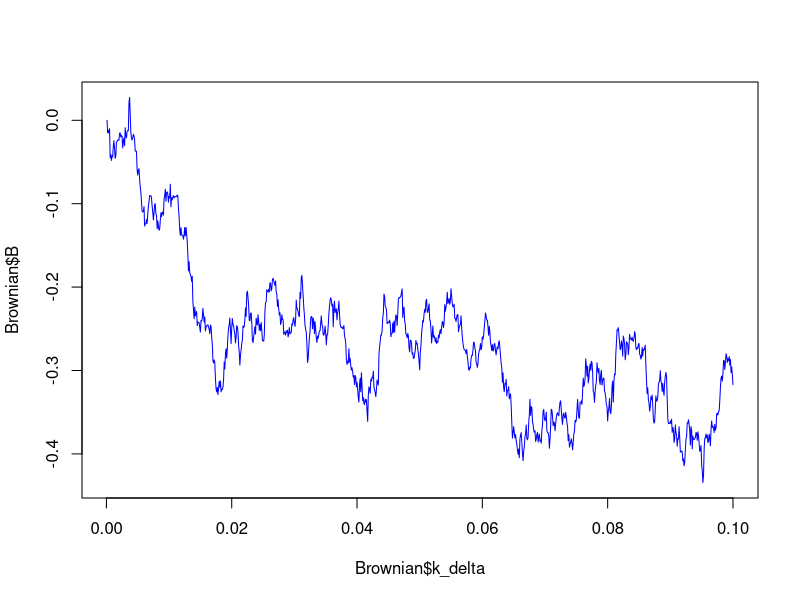
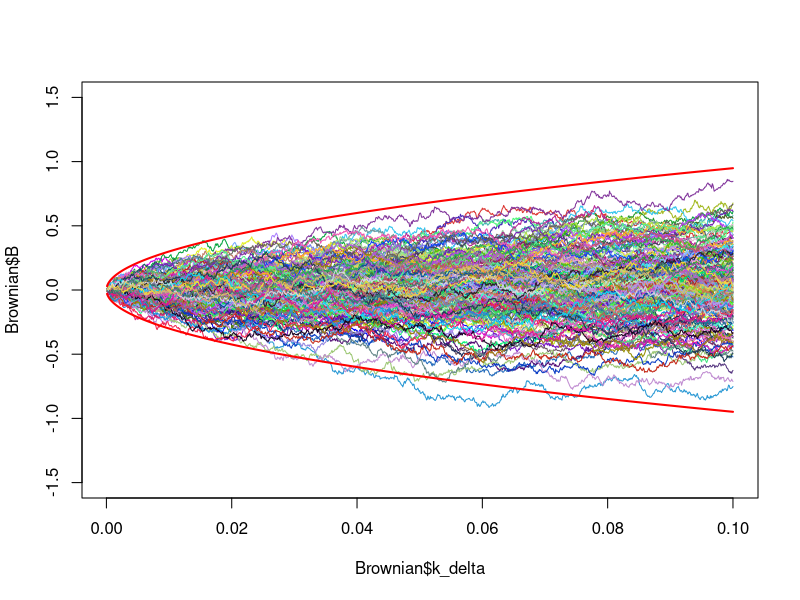
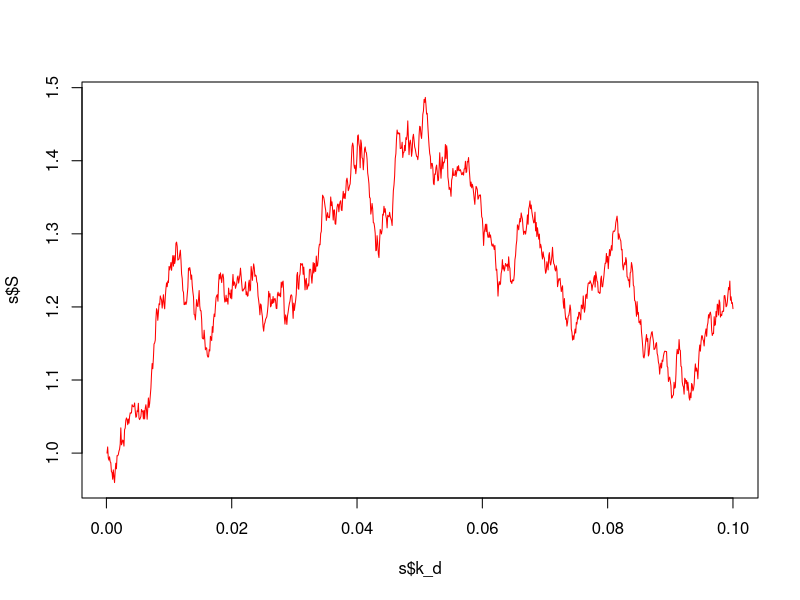
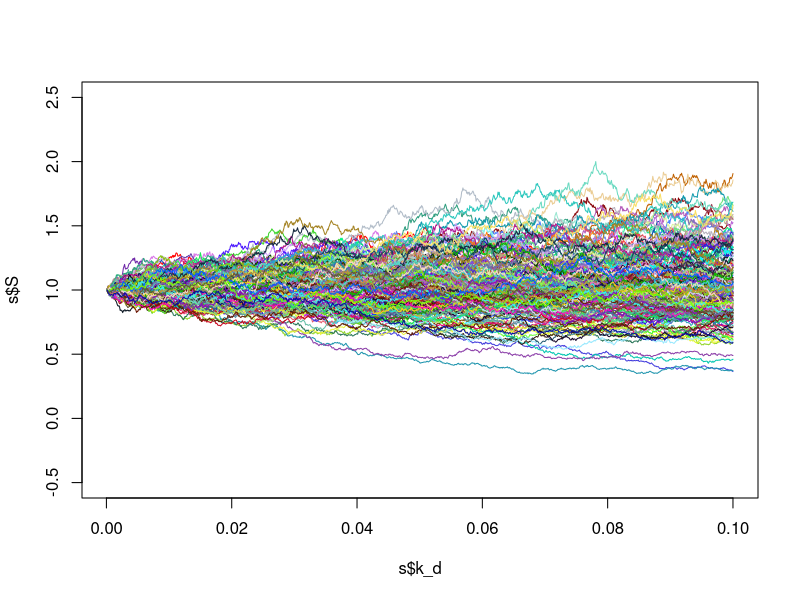

Recreate these plots in R, in order.
## Задание №2 ----
B = function(delta,n,B0){
  B = c(B0)
  k_delta = c(delta)
  for(k in 2:n){
    e = rnorm(1,0,sqrt(delta))
    B = c(B,B[k-1]+e)
    k_delta = c(k_delta,k*delta)
  }
  return(data.frame(k_delta,B))
}
n = 1000 ##К сожалению, не могу сгенерировать больше. Ноут не тянет :( 
delta = 0.0001
B0 = 0
Brownian=B(delta,n,B0)
plot(Brownian$k_delta,Brownian$B,type="l",col="blue")
## Задание №3 ----
get_random_color = function(){
  r = runif(1,0,1)
  g = runif(1,0,1)
  b = runif(1,0,1)
  color = rgb(r,g,b,1)
  return (color)
}
B_line = function(delta,n){
  Brownian=B(delta,n,B0)
  return(lines(Brownian$k_delta,Brownian$B,type = "l",col=get_random_color()))
}
plot(Brownian$k_delta,Brownian$B,type="l",col="blue",ylim = c(-1.5,1.5))
for(i in 1:199){
  B_line(delta,n)
}
## Задание №4 ----
b = 3*sqrt(Brownian$k_delta)
a = -b
lines(Brownian$k_delta,b,col = "red",type = "l", lwd = 2)
lines(Brownian$k_delta,a,col = "red",type = "l",lwd = 2)

## Задание №5 ----
S = function(delta,n,S0,sigma,a,B0){
  Brownian=B(delta,n,B0)
  S = c(S0)
  for(k in 2:n){
    ex = (a-(sigma**2)/2)*k*delta+sigma*Brownian$B[k]
    S = c(S,S0*exp(ex))
  }
  return (data.frame(k_d = Brownian$k_delta,S))
}
S0 = 1
B0 = 0
a = 0.5
sigma = 0.9
n = 1000
delta = 0.0001
s = S(delta,n,S0,sigma,a,B0)
plot(s$k_d,s$S,type = "l",col="red")

## Задание №6 ----
S_line = function(delta,n,S0,sigma,a,B0){
  s = S(delta,n,S0,sigma,a,B0)
  return(lines(s$k_d,s$S,type = "l",col=get_random_color()))
}
plot(s$k_d,s$S,type = "l",col="red",ylim = c(-0.5,2.5))
for(i in 1:199){
  S_line(delta,n,S0,sigma,a,B0)
}

